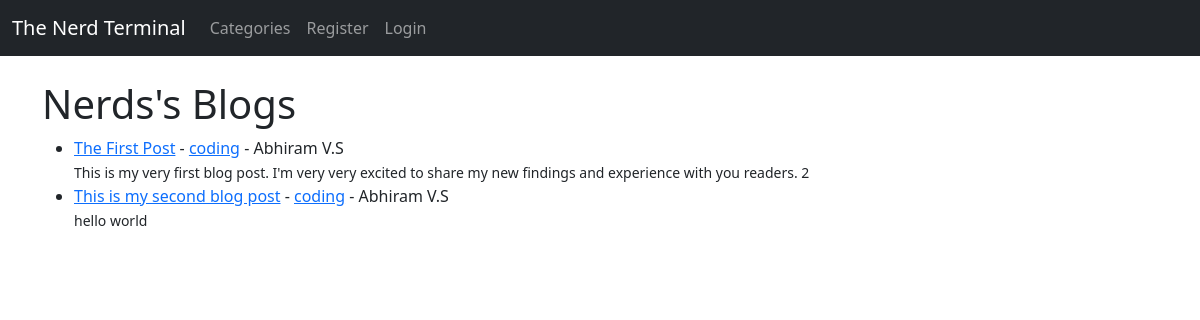
The app's page /, older data.
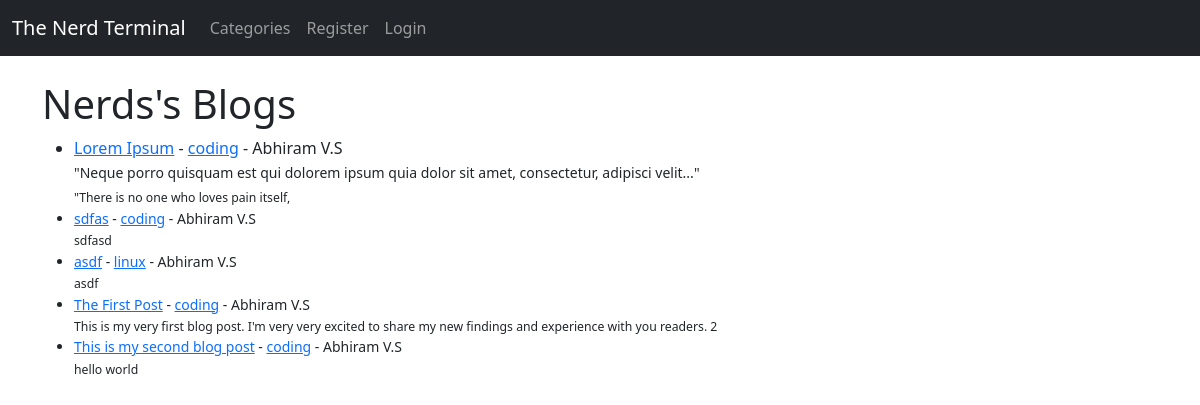
The same page, newer data.
### myblog/models.py (models this page shows, shortened)
class Post(models.Model):
    title = models.CharField(max_length=255)
    title_tag = models.CharField(max_length=255)
    author = models.ForeignKey(User, on_delete=models.CASCADE)
    body = models.TextField()
    post_date = models.DateField(auto_now_add=True)
    category = models.CharField(max_length=100, default='coding')
    likes = models.ManyToManyField(User, related_name='blog_post')

### myblog/views.py (the view)
# urls.py: path('', HomeView.as_view(), name="home"),
class HomeView(ListView):
    model = Post
    template_name = 'home.html'
    ordering = ['-post_date']
    def get_context_data(self, *args, **kwargs):
        cat_menu = Category.objects.all()
        context = super(HomeView, self).get_context_data(*args, **kwargs)
        context["cat_menu"] = cat_menu
        return context

### myblog/models.py (called while the page is built)
    def __str__(self):
        return self.name

### myblog/templates/home.html (shortened to what this page needs)
{% extends 'base.html' %}
{% block content %}
    <h1>Nerds's Blogs</h1>
    <ul>
        {% for post in object_list %}
        <li>
            <a href="{% url 'article-view' post.pk %}">{{ post.title }}</a> - <a href="{% url 'category' post.category|slugify %}">{{ post.category }}</a> - {{ post.author.first_name }} {{ post.author.last_name }}
            <small>
                <br>
                {{ post.body|slice:":150"|safe }}
            </small>
        </li>
    {% endfor %}
    </ul>
{% endblock %}

Row changes from the older to the newer data that the page shows:
added Post: title "Lorem Ipsum", category "coding", author.first_name "Abhiram", author.last_name "V.S", body "\"Neque porro quisquam est qui dolorem ipsum quia dolor sit amet, consectetur, adipisci velit...\" \"There is no one who loves pain itself,"
added Post: title "sdfas", category "coding", author.first_name "Abhiram", author.last_name "V.S", body "sdfasd"
added Post: title "asdf", category "linux", author.first_name "Abhiram", author.last_name "V.S", body "asdf"
